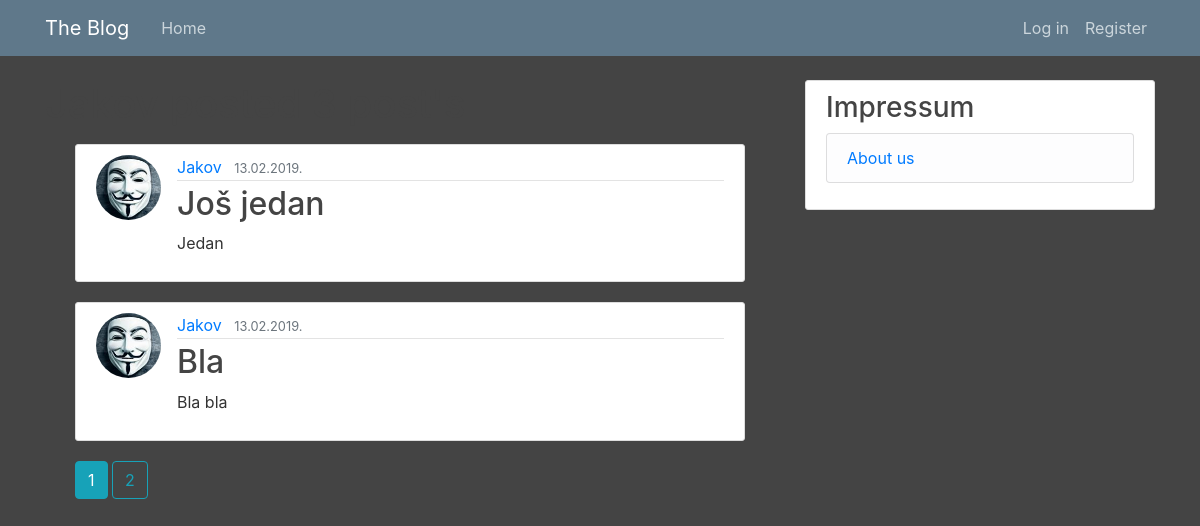
Screenshot of /user_posts/Jakov with the database file from the repository.
### blog/model.py (models this page shows, shortened)
class Post(db.Model):
    id=db.Column(db.Integer,primary_key=True)
    title=db.Column(db.String(100), nullable=False)
    date_posted=db.Column(db.DateTime, nullable=False,default=datetime.utcnow)
    content=db.Column(db.Text,nullable=False)
    user_id=db.Column(db.Integer, db.ForeignKey('user.id'),nullable=False)

class User(db.Model,UserMixin):
    id=db.Column(db.Integer,primary_key=True)
    username=db.Column(db.String(20),unique=True, nullable=False)
    email=db.Column(db.String(120),unique=True, nullable=False)
    image_file=db.Column(db.String(20), nullable=False, default='default.jpg')
    password=db.Column(db.String(60), nullable=False)
    posts=db.relationship('Post', backref='author', lazy=True)

### blog/routes.py (the view)
@app.route("/user_posts/<string:username>")
def user_posts(username):
    page=request.args.get('page',1,type=int)
    user=User.query.filter_by(username=username).first_or_404()
    posts=Post.query.filter_by(author=user).order_by(Post.date_posted.desc()).paginate(page=page,per_page=2)
    return render_template('user_posts.html',posts=posts,title="Moj blog", user=user)

### blog/templates/user_posts.html
{% extends "layout.html" %}
{% block content %}
{% if posts.total == 1 %}
  <h1 class="mb-3">{{ user.username }} posted {{ posts.total }} post</h1>
{% else %}
  <h1 class="mb-3">{{ user.username }} posted {{ posts.total }} post's</h1>
{% endif %}
    <div class="container">
      <div class="container">
        {% for post in posts.items %}
          <article class="media content-section">
            <img class="rounded-circle article-img" src="{{ url_for('static',filename='profile_pics/' + post.author.image_file)}}" alt="">
           <div class="media-body">
             <div class="article-metadata">
               <a class="mr-2" href="{{ url_for('user_posts', username=post.author.username) }}">{{ post.author.username }}</a>
               <small class="text-muted">{{ post.date_posted.strftime('%d.%m.%Y.') }}</small>
             </div>
             <h2><a class="article-title" href="{{ url_for('post',post_id=post.id) }}">{{ post.title }}</a></h2>
             <p class="article-content">{{ post.content }}</p>
           </div>
         </article>
        {%endfor%}
        {% for page_num in posts.iter_pages(left_edge=1,right_edge=1, left_current=1, right_current=2) %}
        {% if page_num %}
         {% if posts.page == page_num %}
          <a class='btn btn-info mb-4' href="{{ url_for('user_posts',username=user.username,page=page_num)}}">{{ page_num }}</a>
          {% else %}
          <a class='btn btn-outline-info mb-4' href="{{ url_for('user_posts', username=user.username,page=page_num)}}">{{ page_num }}</a>
         {% endif %}
        {% else %}
         ...
        {% endif %}
        {% endfor %}
      </div>
    </div>
{% endblock content %}

### blog/static/main.css (style rules this page uses)
body { background: #444444; color: #333333; margin-top: 5rem; }
h1, h2, h3, h4, h5, h6 { color: #444444; }
.content-section { background: #ffffff; padding: 10px 20px; border: 1px solid #dddddd; border-radius: 3px; margin-bottom: 20px; }
.article-title { color: #444444; }
.article-content { white-space: pre-line; }
.article-img { height: 65px; width: 65px; margin-right: 16px; }
.article-metadata { padding-bottom: 1px; margin-bottom: 4px; border-bottom: 1px solid #e3e3e3 }

### rows the page displays
Post: image_file (picture), author.username "Jakov", date_posted "13.02.2019.", title "Još jedan", content "Jedan"
Post: image_file (picture), author.username "Jakov", date_posted "13.02.2019.", title "Bla", content "Bla bla"

### other values shown
{{ page_num }} "1"
{{ page_num }} "2"
